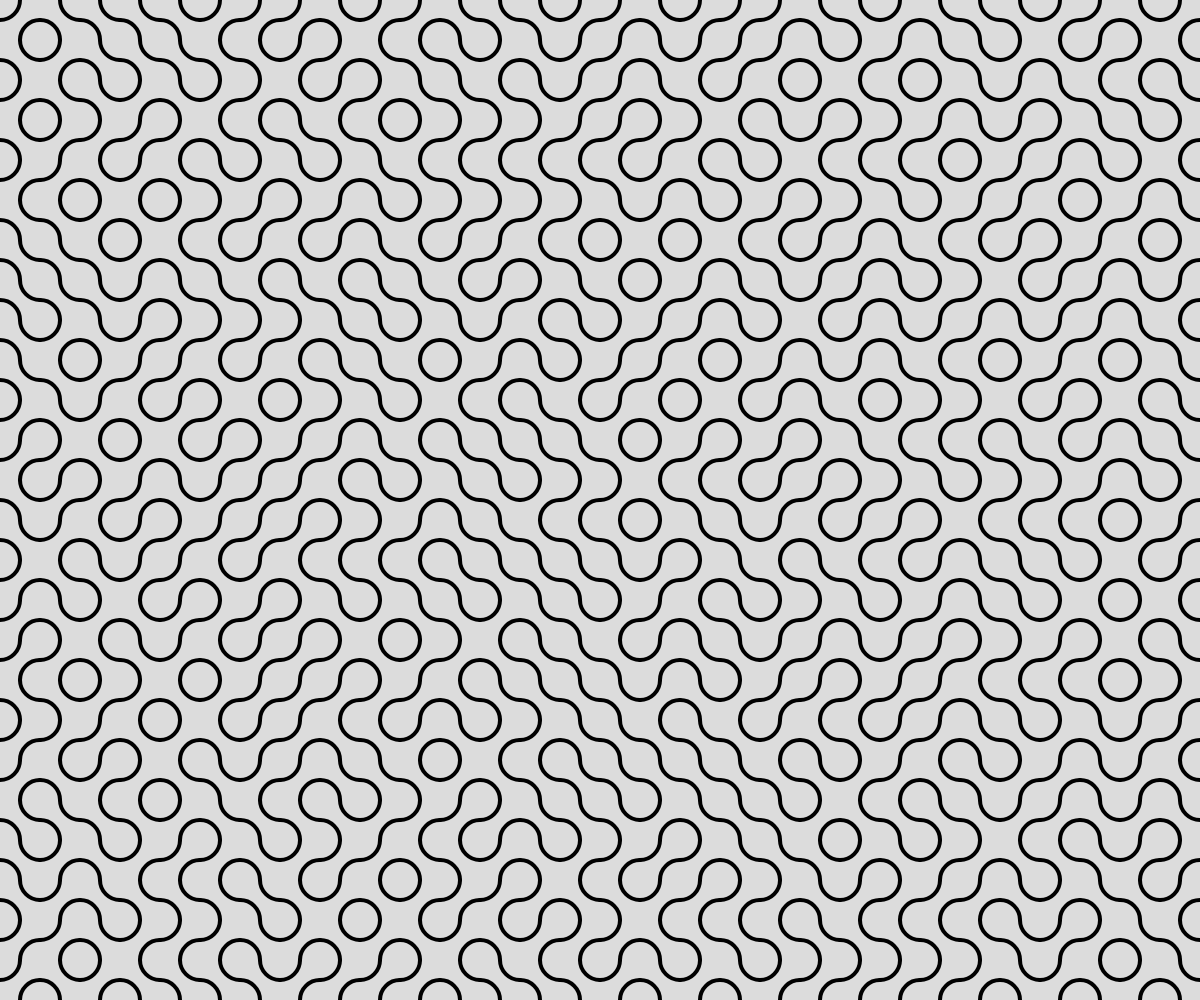
Frame 1 (no input)
Frame 60 (no input): identical to frame 1, image omitted
Frame 120 (the mouse pressed at the canvas centre since frame 60): identical to frame 1, image omitted

The p5.js sketch that drew this single still picture (run headless with seeded random() and noise() and a simulated clock; from frame 60 on, the mouse is pressed at the canvas centre):

// p5.js sketch
// ── sketch.js
//https://editor.p5js.org/jht9629-nyu/sketches/CYMdD77ySc
// ims-03-jht truchet tiles pause v2

// https://editor.p5js.org/jht9629-gmail/sketches/LnPplI2CR
// truchet tiles pause

let len = 40;
let a_angle = 0;
let a_arr = [];
// {count: seconds,...}
let a_pause_dict = {0: 2.0, 90: 2.0, 180: 2.0, 270: 2.0}
let a_pause_start = -1;
let a_pause_lapse;

function setup() {
  createCanvas(windowWidth, windowHeight);
  angleMode(DEGREES);
  noFill();
  strokeWeight(4);
  // Fill array a_arr with random true/false values
  for (let x = 0; x < width; x += len) {
    for (let y = 0; y < height; y += len) {
      let odd = random() > 0.5
      a_arr.push(odd)
    }
  }
}

function draw() {
  let half = len / 2;
  background(220);
  let index = 0
  for (let x = 0; x < width; x += len) {
    for (let y = 0; y < height; y += len) {
      let odd = a_arr[index]
      if (odd) {
        drawLeft(x, y, half);
      } else {
        drawRight(x, y, half);
      }
      index++;
    }
  }
  if (check_cycle()) {
    a_angle = (a_angle + 1) % 360;
  }
}

// return true to advance cycle
// use a_angle to find seconds to pause in a_pause_dict
function check_cycle() {
  if (a_pause_start > 0) {
    let now = millis(); 
    if (now - a_pause_start > a_pause_lapse) {
      a_pause_start = 0;
      return true;
    }
    else {
      return false
    }
  }
  let lapse = a_pause_dict[a_angle];
  if (lapse) {
    a_pause_start = millis();
    a_pause_lapse = lapse * 1000;
    return false
  }
  else {  
    return true; 
  }
}

function drawLeft(x, y, half) {
  push();
  translate(x + half, y + half);
  rotate(a_angle);
  arc(-half + 0, -half + 0, len, len, 0, 90);
  arc(-half + len, -half + len, len, len, 180, 270);
  pop();
}

function drawRight(x, y, half) {
  push();
  noFill();
  translate(x + half, y + half);
  rotate(a_angle);
  arc(-half + len, -half + 0, len, len, 90, 180);
  arc(-half + 0, -half + len, len, len, 270, 360);
  pop();
}

// https://editor.p5js.org/jht9629-gmail/sketches/EfQDCJ5aR
// truchet tiles array

// https://editor.p5js.org/jht9629-nyu/sketches/5TSs5XB6o
// truchet tiles rotate

// https://editor.p5js.org/jht9629-nyu/sketches/1CpIVSqp_d
// truchet tiles re-factored

// https://editor.p5js.org/jht9629-nyu/sketches/lBrb1cBQ7
// truchet tiles copy

// https://editor.p5js.org/ambikajo/sketches/cKu3Gn0Po
// truchet tiles by ambikajo

// Compare and contrast with
// https://openprocessing.org/sketch/1354815/
// Truchet in p5js by Vamoss

// https://editor.p5js.org/jht1493/sketches/jK_d9a5uK
// Truchet Therapeutic - first rev

// https://editor.p5js.org/jht1493/sketches/SQrWvF9zQ
// Truchet func 10
